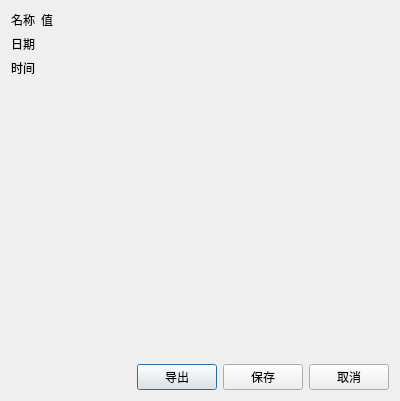
<?xml version="1.0" encoding="UTF-8"?>
<ui version="4.0">
 <class>ReportDlg</class>
 <widget class="QDialog" name="ReportDlg">
  <property name="geometry">
   <rect>
    <x>0</x>
    <y>0</y>
    <width>400</width>
    <height>401</height>
   </rect>
  </property>
  <property name="windowTitle">
   <string>导出报表</string>
  </property>
  <layout class="QVBoxLayout" name="verticalLayout" stretch="0,0,0">
   <item>
    <layout class="QFormLayout" name="formLayout">
     <item row="0" column="0">
      <widget class="QLabel" name="headerNameEdit">
       <property name="layoutDirection">
        <enum>Qt::LeftToRight</enum>
       </property>
       <property name="text">
        <string>名称</string>
       </property>
       <property name="alignment">
        <set>Qt::AlignCenter</set>
       </property>
      </widget>
     </item>
     <item row="0" column="1">
      <widget class="QLabel" name="headerValueEdit">
       <property name="text">
        <string>值</string>
       </property>
      </widget>
     </item>
     <item row="1" column="0">
      <widget class="QLabel" name="dateTitle">
       <property name="text">
        <string>日期</string>
       </property>
       <property name="alignment">
        <set>Qt::AlignCenter</set>
       </property>
      </widget>
     </item>
     <item row="1" column="1">
      <widget class="QLabel" name="date">
       <property name="text">
        <string/>
       </property>
      </widget>
     </item>
     <item row="2" column="0">
      <widget class="QLabel" name="timeTitle">
       <property name="text">
        <string>时间</string>
       </property>
       <property name="alignment">
        <set>Qt::AlignCenter</set>
       </property>
      </widget>
     </item>
     <item row="2" column="1">
      <widget class="QLabel" name="time">
       <property name="text">
        <string/>
       </property>
      </widget>
     </item>
    </layout>
   </item>
   <item>
    <spacer name="verticalSpacer">
     <property name="orientation">
      <enum>Qt::Vertical</enum>
     </property>
     <property name="sizeHint" stdset="0">
      <size>
       <width>20</width>
       <height>40</height>
      </size>
     </property>
    </spacer>
   </item>
   <item>
    <layout class="QHBoxLayout" name="horizontalLayout_3">
     <item>
      <spacer name="horizontalSpacer_2">
       <property name="orientation">
        <enum>Qt::Horizontal</enum>
       </property>
       <property name="sizeHint" stdset="0">
        <size>
         <width>40</width>
         <height>20</height>
        </size>
       </property>
      </spacer>
     </item>
     <item>
      <widget class="QPushButton" name="generate">
       <property name="text">
        <string>导出</string>
       </property>
      </widget>
     </item>
     <item>
      <widget class="QPushButton" name="save">
       <property name="text">
        <string>保存</string>
       </property>
      </widget>
     </item>
     <item>
      <widget class="QPushButton" name="cancel">
       <property name="text">
        <string>取消</string>
       </property>
      </widget>
     </item>
    </layout>
   </item>
  </layout>
 </widget>
 <resources/>
 <connections/>
</ui>
